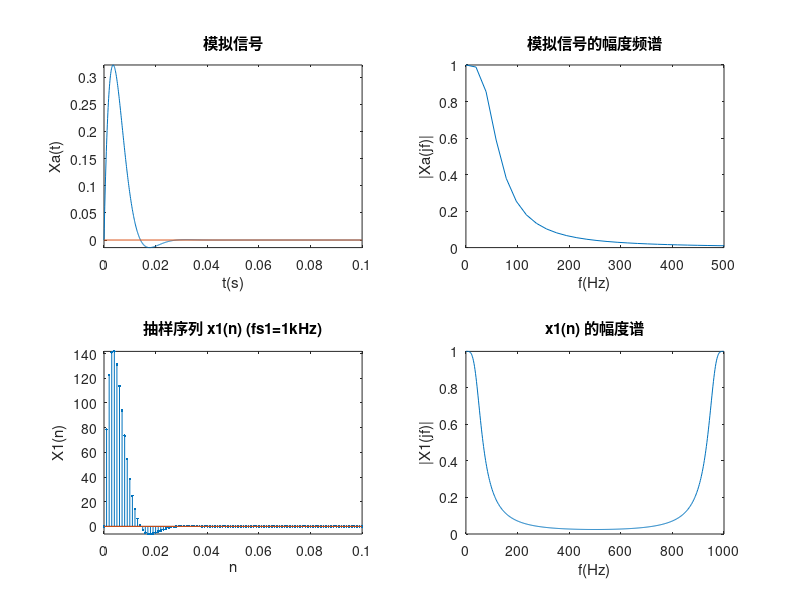
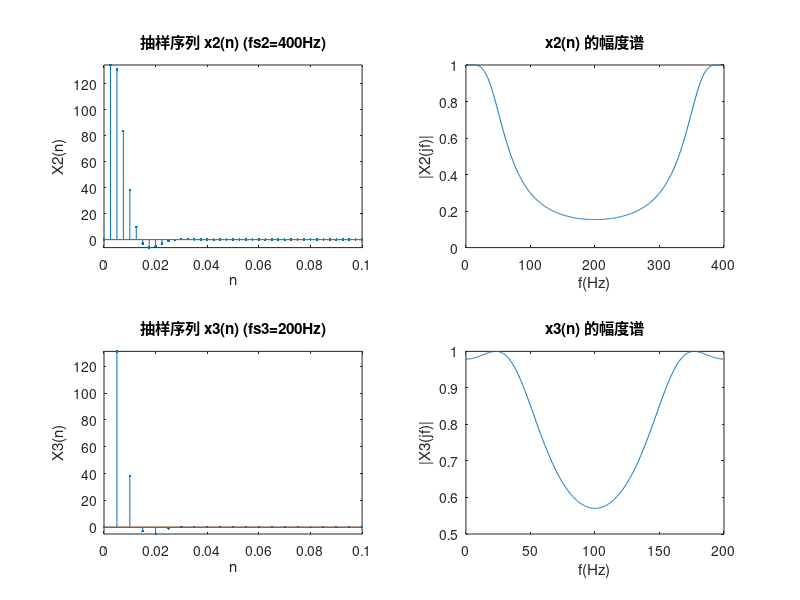

The MATLAB script that drew these images, in order:
clear;close all;clc
fs=10000;fs1=1000;fs2=400;fs3=200;
t=0:1/fs:0.1;
A=444.128;a=50*sqrt(2)*pi;b=a;
xa=exp(-a*t).*sin(b*t);
k=0:511;f=fs*k/512;
w=2*pi*k/512;
Xa=xa*exp(-j*[1:length(xa)]'*w);
T1=1/fs1;t1=0:T1:0.1;
x1=A*exp(-a.*t1).*sin(b*t1);
X1=x1*exp(-j*[1:length(x1)]'*w);

T2=1/fs2;t2=0:T2:0.1;
x2=A*exp(-a.*t2).*sin(b*t2);
X2=x2*exp(-j*[1:length(x2)]'*w);

T3=1/fs3;t3=0:T3:0.1;
x3=A*exp(-a.*t3).*sin(b*t3);
X3=x3*exp(-j*[1:length(x3)]'*w);

figure(1);
subplot(2,2,1);plot(t,xa);

axis([0,max(1),min(xa),max(xa)]);title('模拟信号');
xlabel('t(s)');ylabel('Xa(t)');line([0,max(t)],[0,0])
subplot(2,2,2);plot(f,abs(Xa)/max(abs(Xa)));
title('模拟信号的幅度频谱');axis([0,500,0,1])
xlabel('f(Hz)');ylabel('|Xa(jf)|');
subplot(2,2,3);stem(t1,x1,'.');
line([0,max(t1)],[0,0]);axis([0,max(t1),min(x1),max(x1)])
title('抽样序列x1(n)(fs1=1kHz)');xlabel('n');ylabel('X1(n)');
f1=fs1* k/512;
subplot(2,2,4);plot(f1,abs(X1)/max(abs(X1)));
title('x1(n)的幅度谱');xlabel('f(Hz)');ylabel('|X1(jf)|');
figure(2);
subplot(2,2,1);stem(t2,x2,'.');
line([0,max(t2)],[0,0]);axis([0,max(t2),min(x2),max(x2)]);
title('抽样序列 x2(n)(fs2=400Hz)');xlabel('n');ylabel('X2(n)');
f=fs2*k/512;
subplot(2,2,2);plot(f,abs(X2)/max(abs(X2)));
title('x2(n)的幅度谱');xlabel('f(Hz)');ylabel('|X2(jf)|');
subplot(2,2,3);stem(t3,x3,'.');
line([0,max(t3)],[0,0]);axis([0,max(t3),min(x3),max(x3)]);
title('抽样序列 x3(n)(fs3=200Hz)');xlabel('n');ylabel('X3(n)');
f=fs3*k/512;
subplot(2,2,4);plot(f,abs(X3)/max(abs(X3)));
title('x3(n)的幅度谱');xlabel('f(Hz)');ylabel('|X3(jf)|');


clear; close all; clc % 清空命令行窗口，清除工作区变量，关闭所有图形窗口

% 定义采样频率
fs = 10000; % 原始信号的采样频率为 10000 Hz
fs1 = 1000; % 第一个抽样频率为 1000 Hz
fs2 = 400; % 第二个抽样频率为 400 Hz
fs3 = 200; % 第三个抽样频率为 200 Hz

% 定义时间序列 t 和信号参数
t = 0:1/fs:0.1; % 时间序列 t 从 0 到 0.1 秒，步长为 1/fs
A = 444.128; % 信号振幅
a = 50 * sqrt(2) * pi; % 衰减系数，50*sqrt(2)*pi
b = a; % 频率系数，等于 a

% 生成模拟信号 xa
xa = exp(-a*t) .* sin(b*t); % 生成模拟信号 xa

% 定义频率和角频率序列
k = 0:511; % 频率索引从 0 到 511
f = fs * k / 512; % 频率序列 f
w = 2 * pi * k / 512; % 角频率序列 w

% 计算模拟信号的傅里叶变换
Xa = xa * exp(-1j * (1:length(xa))' * w); % 计算模拟信号 xa 的傅里叶变换 Xa

% 生成抽样信号 x1
T1 = 1/fs1; % 第一个抽样信号的采样周期
t1 = 0:T1:0.1; % 抽样信号的时间序列
x1 = A * exp(-a .* t1) .* sin(b * t1); % 生成抽样信号 x1
X1 = x1 * exp(-1j * (1:length(x1))' * w); % 计算抽样信号 x1 的傅里叶变换 X1

% 生成抽样信号 x2
T2 = 1/fs2; % 第二个抽样信号的采样周期
t2 = 0:T2:0.1; % 抽样信号的时间序列
x2 = A * exp(-a .* t2) .* sin(b * t2); % 生成抽样信号 x2
X2 = x2 * exp(-1j * (1:length(x2))' * w); % 计算抽样信号 x2 的傅里叶变换 X2

% 生成抽样信号 x3
T3 = 1/fs3; % 第三个抽样信号的采样周期
t3 = 0:T3:0.1; % 抽样信号的时间序列
x3 = A * exp(-a .* t3) .* sin(b * t3); % 生成抽样信号 x3
X3 = x3 * exp(-1j * (1:length(x3))' * w); % 计算抽样信号 x3 的傅里叶变换 X3

% 绘制模拟信号及其频谱
figure(1); % 创建第一个图形窗口
subplot(2,2,1); % 创建 2x2 子图的第一个子图
plot(t, xa); % 绘制模拟信号 xa
axis([0, max(t), min(xa), max(xa)]); % 设置坐标轴范围
title('模拟信号'); % 设置子图标题
xlabel('t(s)'); ylabel('Xa(t)'); % 设置坐标轴标签
line([0, max(t)], [0, 0]); % 绘制 y=0 的水平线

subplot(2,2,2); % 创建 2x2 子图的第二个子图
plot(f, abs(Xa)/max(abs(Xa))); % 绘制模拟信号 xa 的幅度频谱
title('模拟信号的幅度频谱'); % 设置子图标题
axis([0, 500, 0, 1]); % 设置坐标轴范围
xlabel('f(Hz)'); ylabel('|Xa(jf)|'); % 设置坐标轴标签

% 绘制抽样信号 x1 及其频谱
subplot(2,2,3); % 创建 2x2 子图的第三个子图
stem(t1, x1, '.'); % 绘制抽样信号 x1 的样本点
line([0, max(t1)], [0, 0]); % 绘制 y=0 的水平线
axis([0, max(t1), min(x1), max(x1)]); % 设置坐标轴范围
title('抽样序列 x1(n) (fs1=1kHz)'); % 设置子图标题
xlabel('n'); ylabel('X1(n)'); % 设置坐标轴标签

f1 = fs1 * k / 512; % 计算抽样信号 x1 的频率序列
subplot(2,2,4); % 创建 2x2 子图的第四个子图
plot(f1, abs(X1)/max(abs(X1))); % 绘制抽样信号 x1 的幅度频谱
title('x1(n) 的幅度谱'); % 设置子图标题
xlabel('f(Hz)'); ylabel('|X1(jf)|'); % 设置坐标轴标签

% 绘制抽样信号 x2 及其频谱
figure(2); % 创建第二个图形窗口
subplot(2,2,1); % 创建 2x2 子图的第一个子图
stem(t2, x2, '.'); % 绘制抽样信号 x2 的样本点
line([0, max(t2)], [0, 0]); % 绘制 y=0 的水平线
axis([0, max(t2), min(x2), max(x2)]); % 设置坐标轴范围
title('抽样序列 x2(n) (fs2=400Hz)'); % 设置子图标题
xlabel('n'); ylabel('X2(n)'); % 设置坐标轴标签

f2 = fs2 * k / 512; % 计算抽样信号 x2 的频率序列
subplot(2,2,2); % 创建 2x2 子图的第二个子图
plot(f2, abs(X2)/max(abs(X2))); % 绘制抽样信号 x2 的幅度频谱
title('x2(n) 的幅度谱'); % 设置子图标题
xlabel('f(Hz)'); ylabel('|X2(jf)|'); % 设置坐标轴标签

% 绘制抽样信号 x3 及其频谱
subplot(2,2,3); % 创建 2x2 子图的第三个子图
stem(t3, x3, '.'); % 绘制抽样信号 x3 的样本点
line([0, max(t3)], [0, 0]); % 绘制 y=0 的水平线
axis([0, max(t3), min(x3), max(x3)]); % 设置坐标轴范围
title('抽样序列 x3(n) (fs3=200Hz)'); % 设置子图标题
xlabel('n'); ylabel('X3(n)'); % 设置坐标轴标签

f3 = fs3 * k / 512; % 计算抽样信号 x3 的频率序列
subplot(2,2,4); % 创建 2x2 子图的第四个子图
plot(f3, abs(X3)/max(abs(X3))); % 绘制抽样信号 x3 的幅度频谱
title('x3(n) 的幅度谱'); % 设置子图标题
xlabel('f(Hz)'); ylabel('|X3(jf)|'); % 设置坐标轴标签

